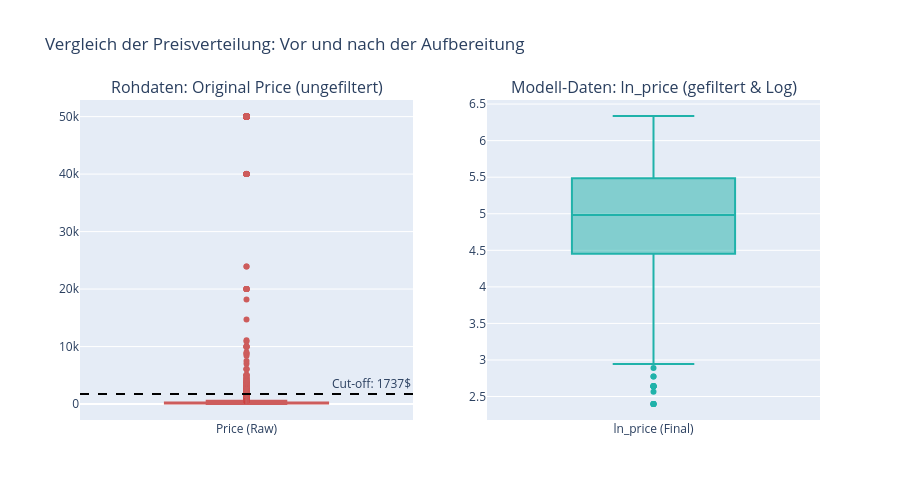

Notebook code cell kept with this figure:
### Code cell
import plotly.graph_objects as go
from plotly.subplots import make_subplots

# 1. Subplot-Layout erstellen (1 Zeile, 2 Spalten)
fig = make_subplots(rows=1, cols=2, 
                    subplot_titles=("Rohdaten: Original Price (ungefiltert)", 
                                    "Modell-Daten: ln_price (gefiltert & Log)"))

# 2. Linker Plot: Originalpreise aus den Rohdaten
fig.add_trace(
    go.Box(y=df_interim['price'], name="Price (Raw)", boxpoints="outliers", marker_color='indianred'),
    row=1, col=1
)

# 3. Rechter Plot: Log-Preise aus deiner finalen VIEW
fig.add_trace(
    go.Box(y=df_final['ln_price'], name="ln_price (Final)", boxpoints="outliers", marker_color='lightseagreen'),
    row=1, col=2
)

# 4. Optik anpassen
fig.update_layout(
    title_text="Vergleich der Preisverteilung: Vor und nach der Aufbereitung",
    showlegend=False,
    height=500
)

# WICHTIG: Die 1737$ Grenze als visuelle Linie im linken Plot einfügen
fig.add_hline(y=1737, line_dash="dash", line_color="black", 
              annotation_text="Cut-off: 1737$", row=1, col=1)

fig.show()

### Figure 1 — Plotly figure (JSON) as saved in the notebook; plotly's stock layout.template omitted (floating-point values rounded to 4 significant figures; data arrays with more than 128 entries replaced by an {"elided": "..."} marker saying what was removed)
{"data": [{"boxpoints": "outliers", "marker": {"color": "indianred"}, "name": "Price (Raw)", "type": "box", "xaxis": "x", "y": {"elided": "21328 float values"}, "yaxis": "y"}, {"boxpoints": "outliers", "marker": {"color": "lightseagreen"}, "name": "ln_price (Final)", "type": "box", "xaxis": "x2", "y": {"elided": "19808 float values"}, "yaxis": "y2"}], "layout": {"annotations": [{"font": {"size": 16}, "showarrow": false, "text": "Rohdaten: Original Price (ungefiltert)", "x": 0.225, "xanchor": "center", "xref": "paper", "y": 1, "yanchor": "bottom", "yref": "paper"}, {"font": {"size": 16}, "showarrow": false, "text": "Modell-Daten: ln_price (gefiltert & Log)", "x": 0.775, "xanchor": "center", "xref": "paper", "y": 1, "yanchor": "bottom", "yref": "paper"}, {"showarrow": false, "text": "Cut-off: 1737$", "x": 1, "xanchor": "right", "xref": "x domain", "y": 1737, "yanchor": "bottom", "yref": "y"}], "height": 500, "shapes": [{"line": {"color": "black", "dash": "dash"}, "type": "line", "x0": 0, "x1": 1, "xref": "x domain", "y0": 1737, "y1": 1737, "yref": "y"}], "showlegend": false, "title": {"text": "Vergleich der Preisverteilung: Vor und nach der Aufbereitung"}, "xaxis": {"anchor": "y", "domain": [0, 0.45]}, "xaxis2": {"anchor": "y2", "domain": [0.55, 1]}, "yaxis": {"anchor": "x", "domain": [0, 1]}, "yaxis2": {"anchor": "x2", "domain": [0, 1]}}}
